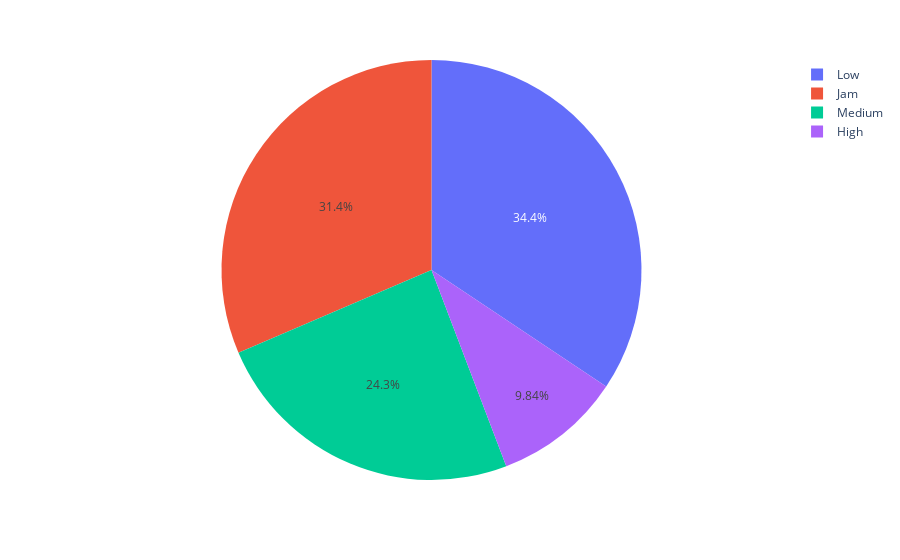

Notebook code cell kept with this figure:
### Code cell
columns = ['ID', 'Road_traffic_density']
df_aux = df1.loc[:, columns].groupby( 'Road_traffic_density' ).count().reset_index()
df_aux['perc_ID'] = 100 * ( df_aux['ID'] / df_aux['ID'].sum() )

# Gerando o gráfico
px.pie( df_aux, values='perc_ID', names='Road_traffic_density' )

### Figure 1 — Plotly figure (JSON) as saved in the notebook; plotly's stock layout.template omitted (floating-point values rounded to 4 significant figures)
{"data": [{"domain": {"x": [0, 1], "y": [0, 1]}, "hovertemplate": "Road_traffic_density=%{label}<br>perc_ID=%{value}<extra></extra>", "labels": ["High", "Jam", "Low", "Medium"], "legendgroup": "", "name": "", "showlegend": true, "type": "pie", "values": [9.842, 31.44, 34.36, 24.35]}], "layout": {"legend": {"tracegroupgap": 0}, "margin": {"t": 60}}}
